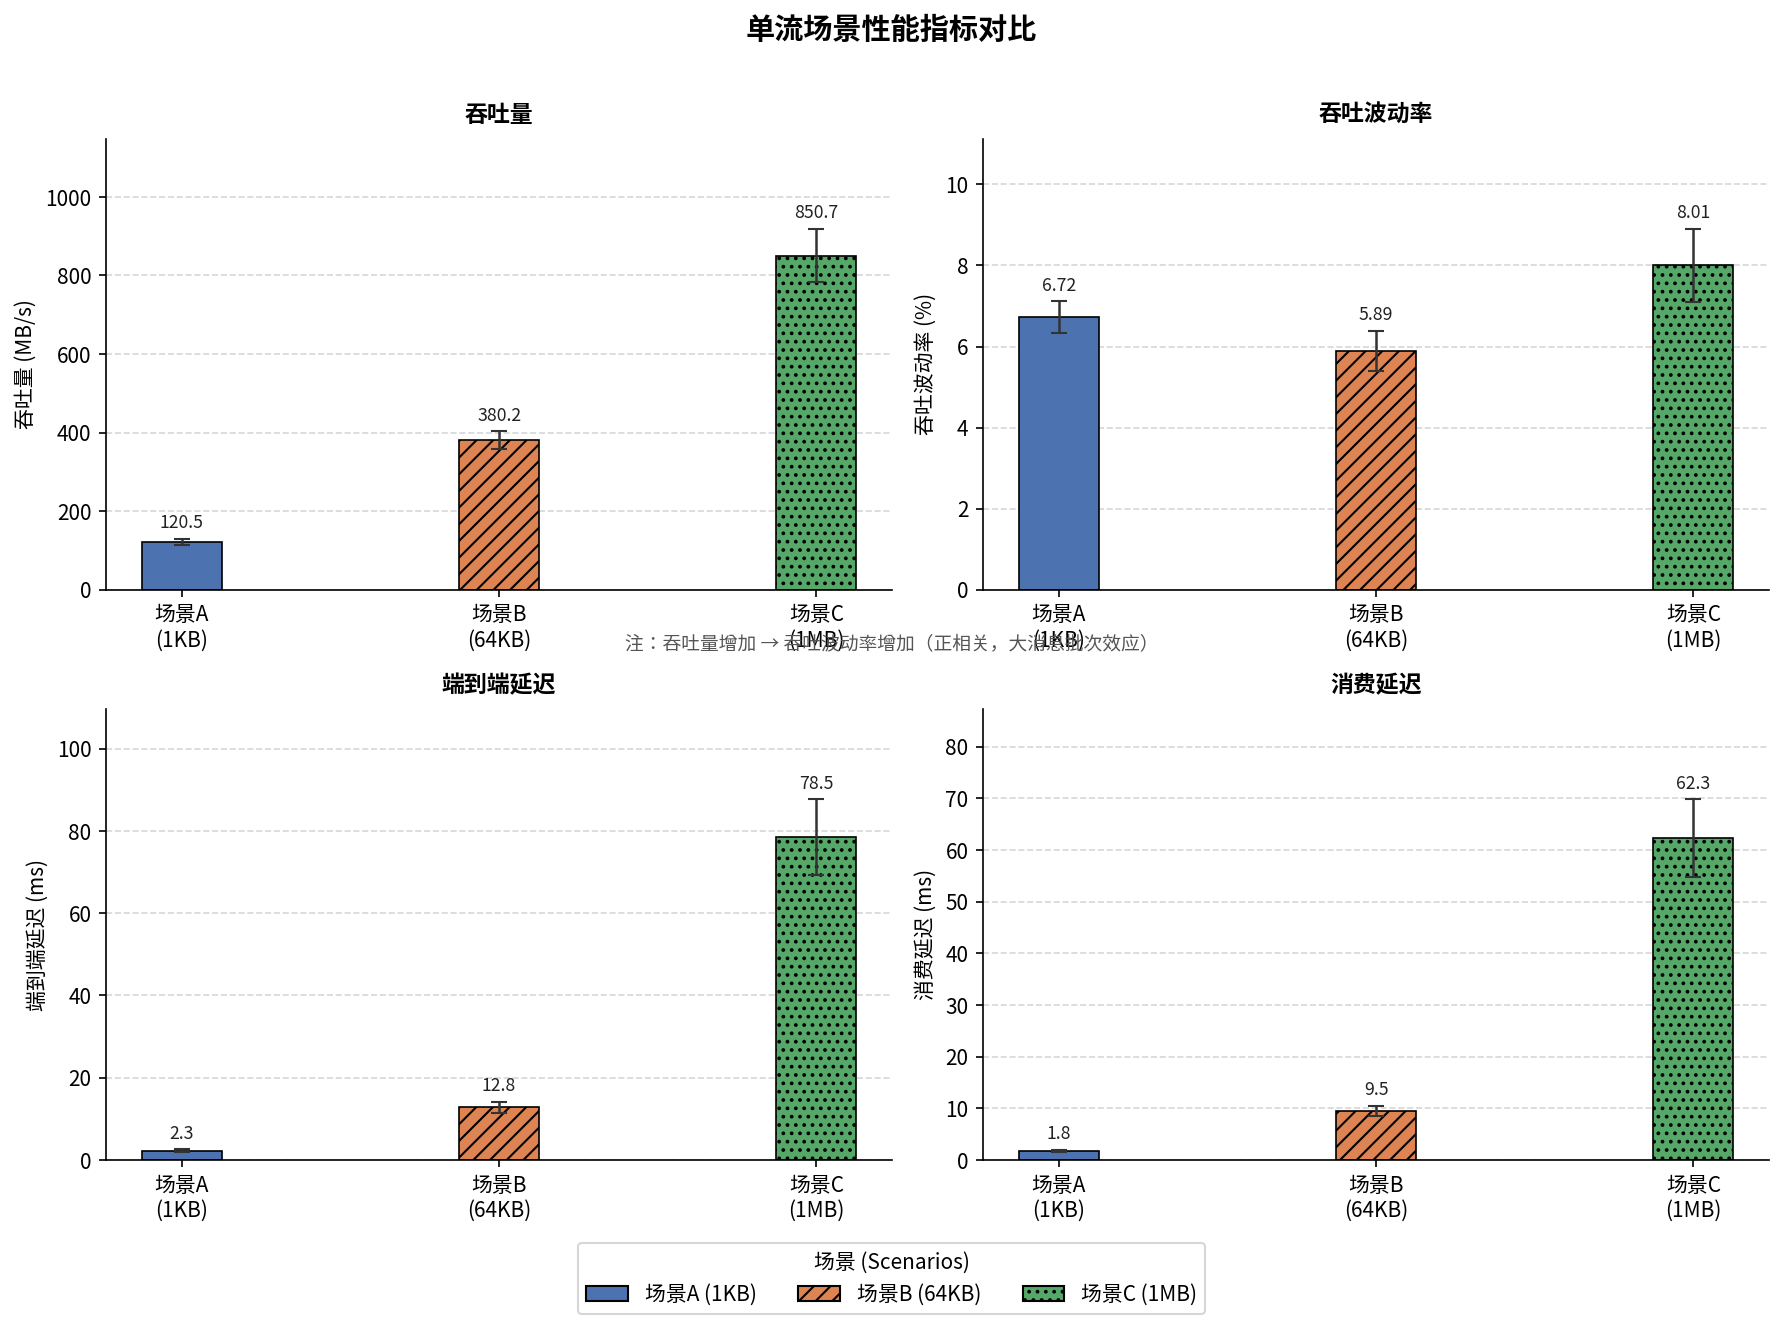

Write the Python code that produced this figure.
"""
单流场景性能指标可视化脚本
Single-Stream Performance Metrics Visualization

三个场景 (Three Scenarios):
  - 场景A: 小消息 (Small Messages, 1KB)
  - 场景B: 中消息 (Medium Messages, 64KB)
  - 场景C: 大消息 (Large Messages, 1MB)

四个指标 (Four Metrics):
  1. 吞吐量 (Throughput, MB/s)
  2. 吞吐波动率 (Throughput Fluctuation Rate, %)
  3. 端到端延迟 (End-to-End Latency, ms)
  4. 消费延迟 (Consumer Latency, ms)

关系说明: 吞吐量越高，吞吐波动率越大（正相关）
Note: Higher throughput correlates with higher fluctuation rate.
"""

import numpy as np
import matplotlib
matplotlib.use('Agg')
import matplotlib.pyplot as plt
import matplotlib.patches as mpatches
from matplotlib import rcParams

# ── 字体支持（优先使用系统中文字体，回退到英文标签）──────────────────────────
rcParams['axes.unicode_minus'] = False
rcParams['font.sans-serif'] = [
    'Noto Sans CJK SC', 'Noto Sans CJK JP', 'SimHei',
    'WenQuanYi Micro Hei', 'DejaVu Sans'
]
USE_CN = True

# ── 数据定义 ─────────────────────────────────────────────────────────────────
# 三个场景标签
SCENARIOS = ['场景A\n(1KB)', '场景B\n(64KB)', '场景C\n(1MB)'] if USE_CN else [
    'Scenario A\n(1KB)', 'Scenario B\n(64KB)', 'Scenario C\n(1MB)'
]

# 吞吐量 (MB/s) – 随消息增大而增大（大消息更高效）
throughput_mean = np.array([120.5, 380.2, 850.7])       # 均值
throughput_std  = np.array([  8.1,  22.4,  68.1])       # 标准差（误差棒）

# 吞吐波动率 (%) = std / mean * 100  → 与吞吐量正相关
fluctuation_rate = (throughput_std / throughput_mean) * 100  # [6.72, 5.89, 8.00]
fluctuation_std  = np.array([0.4, 0.5, 0.9])

# 端到端延迟 (ms) – 大消息延迟更高
e2e_latency_mean = np.array([ 2.3, 12.8, 78.5])
e2e_latency_std  = np.array([ 0.3,  1.4,  9.2])

# 消费延迟 (ms) – 略低于端到端延迟
consumer_latency_mean = np.array([ 1.8,  9.5, 62.3])
consumer_latency_std  = np.array([ 0.2,  1.0,  7.5])

# ── 颜色与样式 ────────────────────────────────────────────────────────────────
COLORS   = ['#4C72B0', '#DD8452', '#55A868']   # 蓝、橙、绿
HATCHES  = ['', '///', '...']
BAR_W            = 0.28
TEXT_OFFSET_FACTOR = 0.02   # fraction of max value used to lift value labels above error bars
X                = np.arange(len(SCENARIOS))

# ── 辅助绘图函数 ──────────────────────────────────────────────────────────────
def _bar_group(ax, y_vals, y_errs, ylabel, title, fmt='{:.1f}'):
    """在 ax 上绘制每个场景一根柱的柱状图。"""
    bars = []
    for i, (yv, ye) in enumerate(zip(y_vals, y_errs)):
        b = ax.bar(
            X[i], yv, BAR_W * 0.9,
            color=COLORS[i], hatch=HATCHES[i],
            edgecolor='black', linewidth=0.8,
            yerr=ye, capsize=4,
            error_kw=dict(elinewidth=1.2, ecolor='#333333')
        )
        bars.append(b)
        # 在柱顶标注数值
        ax.text(
            X[i], yv + ye + TEXT_OFFSET_FACTOR * max(y_vals),
            fmt.format(yv), ha='center', va='bottom',
            fontsize=8.5, color='#222222'
        )

    ax.set_xticks(X)
    ax.set_xticklabels(SCENARIOS, fontsize=10)
    ax.set_ylabel(ylabel, fontsize=10)
    ax.set_title(title, fontsize=11, fontweight='bold', pad=8)
    ax.spines['top'].set_visible(False)
    ax.spines['right'].set_visible(False)
    ax.yaxis.grid(True, linestyle='--', alpha=0.5, zorder=0)
    ax.set_axisbelow(True)
    # 留出顶部空间
    ax.set_ylim(0, max(y_vals + y_errs) * 1.25)
    return bars

# ── 主图布局：2 × 2 子图 ──────────────────────────────────────────────────────
fig, axes = plt.subplots(2, 2, figsize=(12, 9))
fig.suptitle(
    '单流场景性能指标对比' if USE_CN else 'Single-Stream Performance Metrics',
    fontsize=14, fontweight='bold', y=0.98
)

# 子图1: 吞吐量
_bar_group(
    axes[0, 0],
    throughput_mean, throughput_std,
    '吞吐量 (MB/s)' if USE_CN else 'Throughput (MB/s)',
    '吞吐量' if USE_CN else 'Throughput',
    fmt='{:.1f}'
)

# 子图2: 吞吐波动率（与吞吐量正相关）
_bar_group(
    axes[0, 1],
    fluctuation_rate, fluctuation_std,
    '吞吐波动率 (%)' if USE_CN else 'Throughput Fluctuation Rate (%)',
    '吞吐波动率' if USE_CN else 'Throughput Fluctuation Rate',
    fmt='{:.2f}'
)

# 子图3: 端到端延迟
_bar_group(
    axes[1, 0],
    e2e_latency_mean, e2e_latency_std,
    '端到端延迟 (ms)' if USE_CN else 'End-to-End Latency (ms)',
    '端到端延迟' if USE_CN else 'End-to-End Latency',
    fmt='{:.1f}'
)

# 子图4: 消费延迟
_bar_group(
    axes[1, 1],
    consumer_latency_mean, consumer_latency_std,
    '消费延迟 (ms)' if USE_CN else 'Consumer Latency (ms)',
    '消费延迟' if USE_CN else 'Consumer Latency',
    fmt='{:.1f}'
)

# ── 共用图例 ──────────────────────────────────────────────────────────────────
legend_labels = SCENARIOS
patches = [
    mpatches.Patch(facecolor=COLORS[i], hatch=HATCHES[i],
                   edgecolor='black', label=legend_labels[i].replace('\n', ' '))
    for i in range(len(SCENARIOS))
]
fig.legend(
    handles=patches,
    loc='lower center',
    ncol=3,
    fontsize=10,
    frameon=True,
    bbox_to_anchor=(0.5, 0.01),
    title='场景 (Scenarios)'
)

# ── 吞吐量与吞吐波动率关系注释 ────────────────────────────────────────────────
note = (
    '注：吞吐量增加 → 吞吐波动率增加（正相关，大消息批次效应）'
    if USE_CN else
    'Note: Higher throughput -> higher fluctuation rate (positive correlation, batch effect)'
)
fig.text(0.5, 0.51, note, ha='center', fontsize=9, color='#555555', style='italic')

plt.tight_layout(rect=[0, 0.07, 1, 0.97])

# ── 保存 ──────────────────────────────────────────────────────────────────────
OUTPUT = 'single_stream_metrics.png'
plt.savefig(OUTPUT, dpi=150, bbox_inches='tight')
print(f'图表已保存至 {OUTPUT}')
plt.close()
